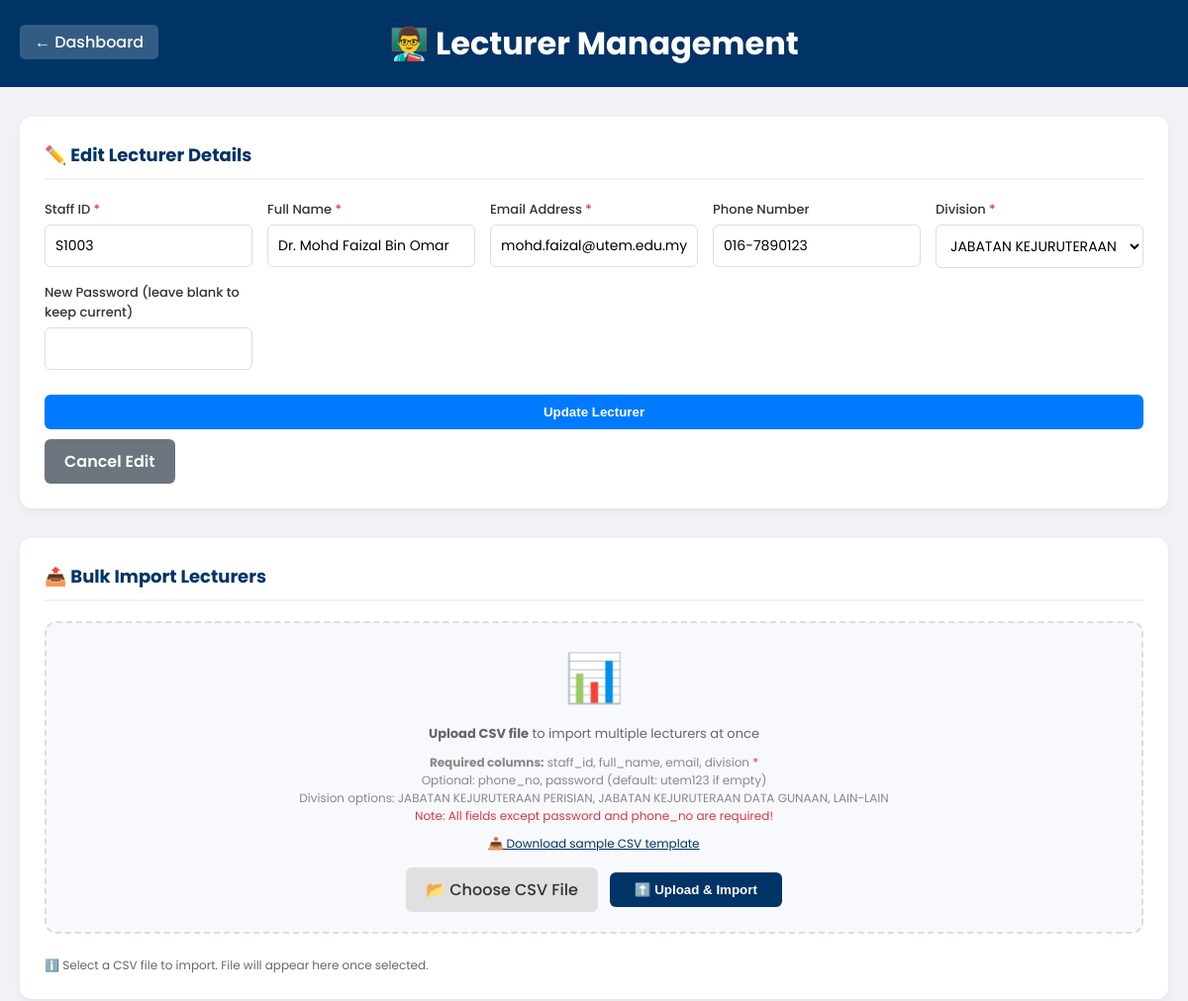
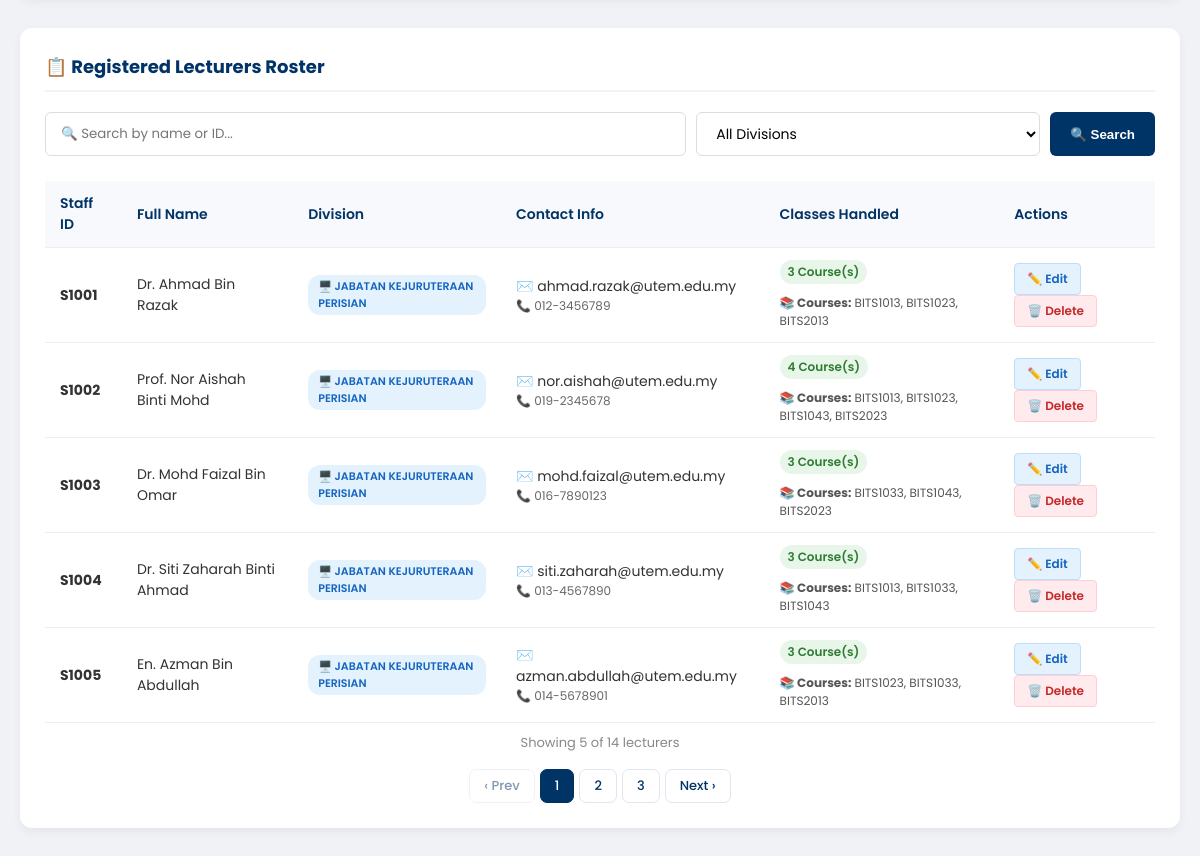
The app's page /lecturer_management.php?edit_id=3 (signed in) with its own data (2 pictures, top to bottom).
### tables this page shows
CREATE TABLE `lecturer` (
  `lecturer_id` int(11) NOT NULL,
  `staff_id` varchar(20) NOT NULL,
  `password` varchar(255) NOT NULL,
  `full_name` varchar(100) NOT NULL,
  `email` varchar(100) NOT NULL,
  `phone_no` varchar(15) DEFAULT NULL,
  `lecturer_type` enum('penyelaras','pensyarah','both') DEFAULT 'pensyarah',
  `division` enum('JABATAN KEJURUTERAAN PERISIAN','JABATAN KEJURUTERAAN DATA GUNAAN','LAIN-LAIN') NOT NULL DEFAULT 'LAIN-LAIN',
  `created_at` timestamp NOT NULL DEFAULT current_timestamp()
);

### lecturer_management.php (the view, shortened to what this page needs)
<?php
include 'includes/config.php';
$edit_mode = false;
$edit_data = ['lecturer_id'=>'', 'staff_id'=>'', 'full_name'=>'', 'email'=>'', 'phone_no'=>'', 'division'=>'', 'password'=>''];
if (isset($_GET['edit_id'])) {
    $edit_mode = true;
    $edit_stmt = $conn->prepare("SELECT * FROM lecturer WHERE lecturer_id = ?");
    $edit_stmt->bind_param("i", $_GET['edit_id']);
    $edit_stmt->execute();
    $result = $edit_stmt->get_result();
    if ($row = $result->fetch_assoc()) {
        $edit_data = $row;
    }
}
$search_term = "";
$division_filter = "";
$page = isset($_GET['page']) ? max(1, (int)$_GET['page']) : 1;
$limit = 5;
$offset = ($page - 1) * $limit;
$search_query = "";
$count_query = "SELECT COUNT(DISTINCT l.lecturer_id) as total FROM lecturer l $search_query";
$count_result = mysqli_query($conn, $count_query);
$total_lecturers = $count_result->fetch_assoc()['total'];
$total_pages = ceil($total_lecturers / $limit);
$query = "
    SELECT l.lecturer_id, l.staff_id, l.full_name, l.email, l.phone_no, l.division,
           COUNT(DISTINCT cl.class_id) as class_count,
           GROUP_CONCAT(DISTINCT c.class_code ORDER BY c.class_code SEPARATOR ', ') as class_list,
           GROUP_CONCAT(DISTINCT cl.role SEPARATOR ', ') as role_list
    FROM lecturer l
    LEFT JOIN course_lecturer cl ON l.lecturer_id = cl.lecturer_id
    LEFT JOIN class c ON cl.class_id = c.class_id
    $search_query
    GROUP BY l.lecturer_id
    ORDER BY l.staff_id ASC
    LIMIT $limit OFFSET $offset
";
$result = mysqli_query($conn, $query);
?>
<!DOCTYPE html>
<html lang="en">
<head>
</head>
<body>
    <div class="header">
        <a href="admin_dashboard.php" class="back-btn">← Dashboard</a>
        <h1>👨‍🏫 Lecturer Management</h1>
    </div>
    <div class="container">
        <div class="card">
            <h2>
                <?php echo $edit_mode ? '✏️ Edit Lecturer Details' : '➕ Register New Lecturer'; ?>
            </h2>
            <form action="lecturer_management.php" method="POST">
                <div class="form-grid">
                    <div class="input-group">
                        <label>Staff ID <span class="required">*</span></label>
                        <input type="text" name="staff_id" value="<?php echo htmlspecialchars($edit_data['staff_id']); ?>" required>
                    </div>
                    <div class="input-group">
                        <label>Full Name <span class="required">*</span></label>
                        <input type="text" name="full_name" value="<?php echo htmlspecialchars($edit_data['full_name']); ?>" required>
                    </div>
                    <div class="input-group">
                        <label>Email Address <span class="required">*</span></label>
                        <input type="email" name="email" value="<?php echo htmlspecialchars($edit_data['email']); ?>" required>
                    </div>
                    <div class="input-group">
                        <label>Phone Number</label>
                        <input type="text" name="phone_no" value="<?php echo htmlspecialchars($edit_data['phone_no']); ?>" placeholder="Optional">
                    </div>
                    <div class="input-group">
                        <label>Division <span class="required">*</span></label>
                        <select name="division" required>
                            <option value="JABATAN KEJURUTERAAN PERISIAN" <?php echo ($edit_data['division'] == 'JABATAN KEJURUTERAAN PERISIAN') ? 'selected' : ''; ?>>
                                JABATAN KEJURUTERAAN PERISIAN
                            </option>
                        </select>
                    </div>
                    <div class="input-group">
                        <label><?php echo $edit_mode ? 'New Password (leave blank to keep current)' : 'Temporary Password (optional)'; ?></label>
                        <input type="text" name="password" <?php echo $edit_mode ? '' : 'placeholder="Default: utem123"'; ?>>
                    </div>
                </div>
                <?php if($edit_mode): ?>
                    <button type="submit" name="update_lecturer" class="submit-btn update-btn">Update Lecturer</button>
                    <a href="lecturer_management.php" class="cancel-btn">Cancel Edit</a>
                <?php else: ?>
                    <button type="submit" name="add_lecturer" class="submit-btn">Register Lecturer</button>
                <?php endif; ?>
            </form>
        </div>
        <div class="card">
            <h2>📤 Bulk Import Lecturers</h2>
            <div class="import-section">
                <div class="icon">📊</div>
                <p><strong>Upload CSV file</strong> to import multiple lecturers at once</p>
                <p style="font-size: 12px; color: #888;">
                    <strong>Required columns:</strong> staff_id, full_name, email, division <span style="color: #dc3545;">*</span><br>
                    Optional: phone_no, password (default: utem123 if empty)<br>
                    Division options: JABATAN KEJURUTERAAN PERISIAN, JABATAN KEJURUTERAAN DATA GUNAAN, LAIN-LAIN<br>
                    <span style="color: #dc3545;">Note: All fields except password and phone_no are required!</span>
                </p>
                <p style="font-size: 12px; color: #888;">
                    <a href="#" onclick="downloadSampleCSV()" class="sample-link">📥 Download sample CSV template</a>
                </p>
                <form method="POST" enctype="multipart/form-data" style="margin-top: 15px;">
                    <div class="import-actions">
                        <div class="file-input-wrapper">
                            <span class="file-input-label" id="fileLabel">📂 Choose CSV File</span>
                        </div>
                        <button type="submit" name="import_lecturers" class="import-btn">
                            ⬆️ Upload & Import
                        </button>
                    </div>
                </form>
            </div>
            <div id="fileListContainer" style="margin-top: 15px;">
                <div class="file-info-text" id="fileInfoText">
                    ℹ️ Select a CSV file to import. File will appear here once selected.
                </div>
            </div>
        </div>
        <div class="card">
            <h2>📋 Registered Lecturers Roster</h2>
            <form action="lecturer_management.php" method="GET" class="search-filter-container">
                <input type="text" name="search" placeholder="🔍 Search by name or ID..." value="<?php echo htmlspecialchars($search_term); ?>">
                <select name="division">
                    <option value="">All Divisions</option>
                </select>
                <button type="submit" class="search-btn">🔍 Search</button>
            </form>
            <div style="overflow-x: auto;">
                <?php if($result && mysqli_num_rows($result) > 0): ?>
                    <table>
                        <thead>
                            <tr>
                                <th>Staff ID</th>
                                <th>Full Name</th>
                                <th>Division</th>
                                <th>Contact Info</th>
                                <th>Classes Handled</th>
                                <th>Actions</th>
                            </tr>
                        </thead>
                        <tbody>
                            <?php while($row = mysqli_fetch_assoc($result)): ?>
                                <tr>
                                    <td><strong><?php echo htmlspecialchars($row['staff_id']); ?></strong></td>
                                    <td><?php echo htmlspecialchars($row['full_name']); ?></td>
                                    <td>
                                        <?php
                                        $division_class = '';
                                        $division_label = '';
                                        if ($row['division'] == 'JABATAN KEJURUTERAAN PERISIAN') {
                                            $division_class = 'badge-software';
                                            $division_label = '🖥️ ' . $row['division'];
                                        } elseif ($row['division'] == 'JABATAN KEJURUTERAAN DATA GUNAAN') {
                                            $division_class = 'badge-data';
                                            $division_label = '📊 ' . $row['division'];
                                        } else {
                                            $division_class = 'badge-other';
                                            $division_label = '📌 ' . $row['division'];
                                        }
                                        ?>
                                        <span class="badge-division <?php echo $division_class; ?>">
                                            <?php echo $division_label; ?>
                                        </span>
                                    </td>
                                    <td>
                                        <div>✉️ <?php echo htmlspecialchars($row['email']); ?></div>
                                        <?php if($row['phone_no']): ?>
                                            <div style="font-size:12px; color:#666;">📞 <?php echo htmlspecialchars($row['phone_no']); ?></div>
                                        <?php endif; ?>
                                    </td>
                                    <td>
                                        <span class="badge"><?php echo $row['class_count']; ?> Course(s)</span>
                                        <?php if($row['class_list']): ?>
                                            <div class="class-list">
                                                <strong>📚 Courses:</strong> <?php echo htmlspecialchars($row['class_list']); ?>
                                            </div>
                                        <?php else: ?>
                                            <div class="class-list" style="color: #999;">No courses assigned yet</div>
                                        <?php endif; ?>
                                    </td>
                                    <td>
                                        <a href="lecturer_management.php?edit_id=<?php echo $row['lecturer_id']; ?>&search=<?php echo urlencode($search_term); ?>&division=<?php echo urlencode($division_filter); ?>&page=<?php echo $page; ?>" class="action-btn btn-edit">✏️ Edit</a>
                                        <a href="lecturer_management.php?delete_id=<?php echo $row['lecturer_id']; ?>&search=<?php echo urlencode($search_term); ?>&division=<?php echo urlencode($division_filter); ?>&page=<?php echo $page; ?>"
                                           class="action-btn btn-delete"
                                           onclick="return confirm('Are you sure you want to remove this lecturer? This will also remove their course assignments.');">
                                           🗑️ Delete
                                        </a>
                                    </td>
                                </tr>
                            <?php endwhile; ?>
                        </tbody>
                    </table>
                <?php endif; ?>
            </div>
            <div class="result-count">
                Showing <?php echo mysqli_num_rows($result); ?> of <?php echo $total_lecturers; ?> lecturers
            </div>
            <?php if ($total_pages > 1): ?>
            <div class="pagination">
                <?php if ($page > 1): ?>
                    <a href="?page=<?php echo $page-1; ?>&search=<?php echo urlencode($search_term); ?>&division=<?php echo urlencode($division_filter); ?>">‹ Prev</a>
                <?php else: ?>
                    <span class="disabled">‹ Prev</span>
                <?php endif; ?>
                <?php for ($i = 1; $i <= $total_pages; $i++): ?>
                    <?php if ($i == $page): ?>
                        <span class="active"><?php echo $i; ?></span>
                    <?php else: ?>
                        <a href="?page=<?php echo $i; ?>&search=<?php echo urlencode($search_term); ?>&division=<?php echo urlencode($division_filter); ?>"><?php echo $i; ?></a>
                    <?php endif; ?>
                <?php endfor; ?>
                <?php if ($page < $total_pages): ?>
                    <a href="?page=<?php echo $page+1; ?>&search=<?php echo urlencode($search_term); ?>&division=<?php echo urlencode($division_filter); ?>">Next ›</a>
                <?php else: ?>
                    <span class="disabled">Next ›</span>
                <?php endif; ?>
            </div>
            <?php endif; ?>
        </div>
    </div>
</body>
</html>

### records on screen
lecturer: staff_id "S1003", full_name "Dr. Mohd Faizal Bin Omar", email "mohd.faizal@utem.edu.my", phone_no "016-7890123", division "JABATAN KEJURUTERAAN PERISIAN", staff "S1003", division "🖥️ JABATAN KEJURUTERAAN PERISIAN", class_count "3", class_list "BITS1033, BITS1043, BITS2023"
lecturer: staff "S1001", full_name "Dr. Ahmad Bin Razak", division "🖥️ JABATAN KEJURUTERAAN PERISIAN", email "ahmad.razak@utem.edu.my", phone_no "012-3456789", class_count "3", class_list "BITS1013, BITS1023, BITS2013"
lecturer: staff "S1002", full_name "Prof. Nor Aishah Binti Mohd", division "🖥️ JABATAN KEJURUTERAAN PERISIAN", email "nor.aishah@utem.edu.my", phone_no "019-2345678", class_count "4", class_list "BITS1013, BITS1023, BITS1043, BITS2023"
lecturer: staff "S1004", full_name "Dr. Siti Zaharah Binti Ahmad", division "🖥️ JABATAN KEJURUTERAAN PERISIAN", email "siti.zaharah@utem.edu.my", phone_no "013-4567890", class_count "3", class_list "BITS1013, BITS1033, BITS1043"
lecturer: staff "S1005", full_name "En. Azman Bin Abdullah", division "🖥️ JABATAN KEJURUTERAAN PERISIAN", email "azman.abdullah@utem.edu.my", phone_no "014-5678901", class_count "3", class_list "BITS1023, BITS1033, BITS2013"

### other values on screen
mysqli_num_rows($result) "5"
$total_lecturers "14"
